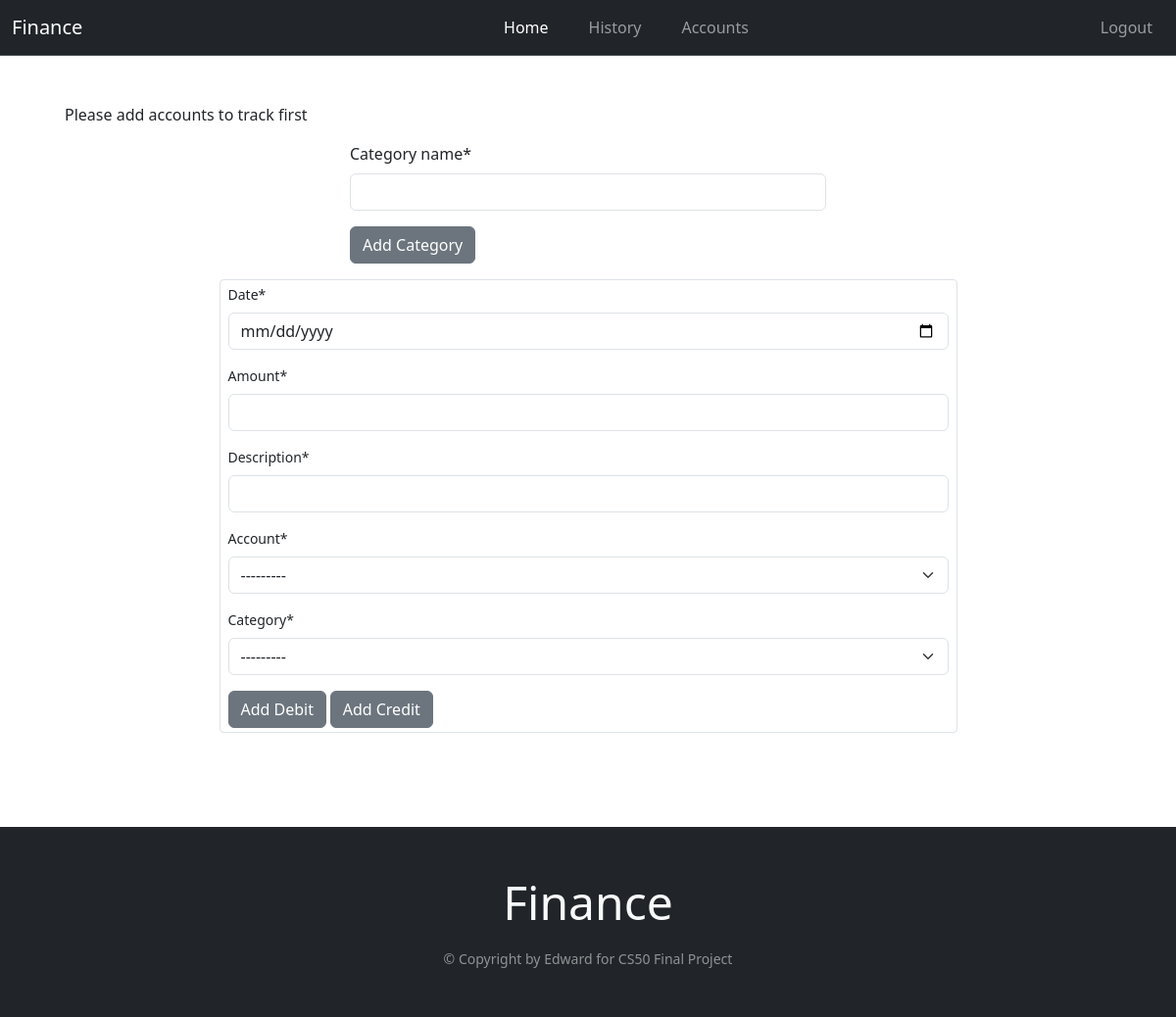
Page / (signed in) on the earlier database version.
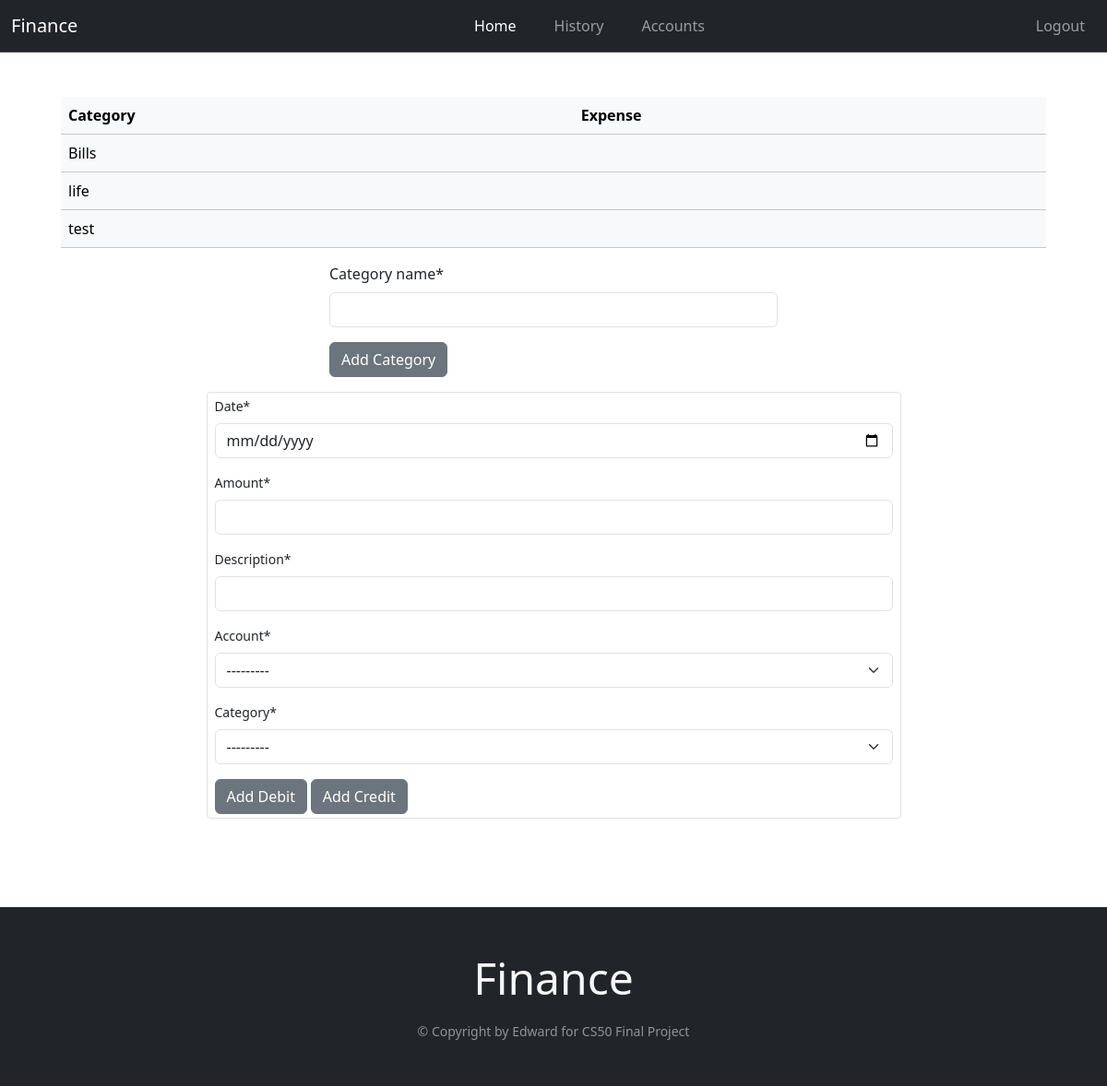
Same page on the later database version.
### main/models.py (models this page shows)
class Category(models.Model):
    user = models.ForeignKey(User, related_name="category", null=True, on_delete=models.CASCADE)
    category_name = models.CharField(max_length=200)
    def __str__(self):
        return self.category_name
    class Meta:
        unique_together = 'user', 'category_name'

### main/views.py (the view)
# urls.py: 2. Add a URL to urlpatterns:  path('', views.home, name='home')
@login_required(login_url="/login/")
def home(response):
    if response.method == "POST":
        formC = CreateNewCategory(response.POST)
        formD = CreateNewDebit(response.POST)
        if "add_category" in response.POST:
            if formC.is_valid():
                n = formC.cleaned_data["category_name"].upper()
                new = Category(category_name=n)
                new.save()
                try:
                    response.user.category.add(new)
                except IntegrityError as e:
                    print(e)
        if "add_expense" in response.POST:
            if formD.is_valid():
                data = get_values(formD)
                new = Debit(amount=data["amount"], description=data["description"], account=data["account"], category=data["category"], date=data["date"])
                new.save()
                account = Accounts.objects.get(account_name=data["account"])
                response.user.debit.add(new)
                account.balance -= data["amount"]
                account.save()
            else:
                print("not valid expense")
        if "add_credit" in response.POST:
            if formD.is_valid():
                data = get_values(formD)
                new = Credit(amount=data["amount"], description=data["description"], account=data["account"], category=data["category"], date=data["date"])
                new.save()
                account = Accounts.objects.get(account_name=data["account"])
                response.user.credit.add(new)
                account.balance += data["amount"]
                account.save()
            else:
                print("not valid expense")
        return redirect("/")
    else:
        formC = CreateNewCategory()
        formD = CreateNewDebit()
    return render(response, "main/home.html", {"formC": formC, "formD":formD})

### main/forms.py
class CreateNewCategory(forms.ModelForm):
    class Meta:
        model = Category
        exclude = ['user']

class CreateNewDebit(forms.ModelForm):
    class Meta:
        model = Debit
        exclude = ['user']
        widgets = {
            'date': DateInput()
        }

### main/models.py (called while the page is built)
    def __str__(self):
        return self.account_name

### main/templates/main/home.html (shortened to what this page needs)
{% extends "main/base.html" %}
{% load crispy_forms_tags %}
{% block content %}
    <div class="container">
        <div class="container-md">
            {% if user.category.all %}
                <table class="table table-hover table-light">
                    <thead>
                        <tr>
                            <th scope="col">Category</th>
                            <th scope="col">Expense</th>
                        </tr>
                    </thead>
                    <tbody>
                        {% for category in user.category.all %}
                            <tr>
                                <td>{{ category.category_name }}</td>
                                <td>{{ account.balance }}</td>
                            </tr>
                        {% endfor %}
                    </tbody>
                </table>
            {% else %}
                <p>Please add accounts to track first</p>
            {% endif %}
            <div class="container w-50">
                <div class="container">
                    <form action="/" class="form-group" method="POST" autocomplete="off">
                        {{ formC | crispy }}
                        <button name="add_category" type="submit" class="btn btn-secondary">Add Category</button>
                    </form>
                </div>
            </div>
            <div class="container w-75 pb-5 pt-3">
                <div class="container">
                    <form action="/" class="form-control form-control-sm" method="POST" autocomplete="off">
                        {{ formD | crispy }}
                        <button name="add_expense" type="submit" class="btn btn-secondary">Add Debit</button>
                        <button name="add_credit" type="submit" class="btn btn-secondary">Add Credit</button>
                    </form>
                </div>
            </div>
        </div>
    </div>
{% endblock %}

Differences in the rows shown:
added Category: category_name "Bills"
added Category: category_name "life"
added Category: category_name "test"
Other differences:
text no longer shown: "Please add accounts to track first"
text now shown: "Category Expense"
